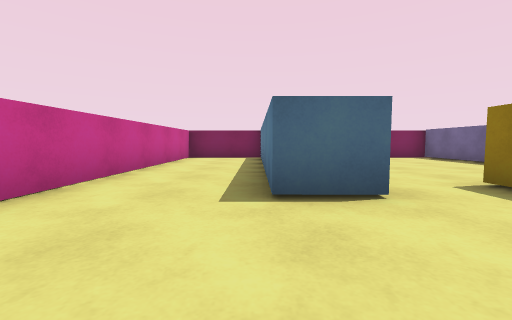
[1] (above)

16 first-person views from a walk through a scene from a Unity 3-D project. The camera is 0.58 m above the floor, tilts 4° down and sees 90° across. The floor is counted in squares, 1 m on a side. Each view is taken from the middle of a square. On the plan, view 1 faces up. The plan holds only what a view shows up to about 9 squares ahead; the rest is blank. The player is left out.

[2]
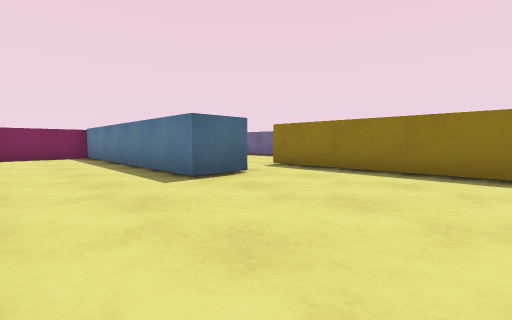

[3]
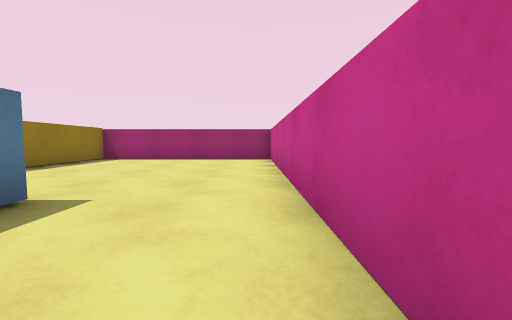

[4]
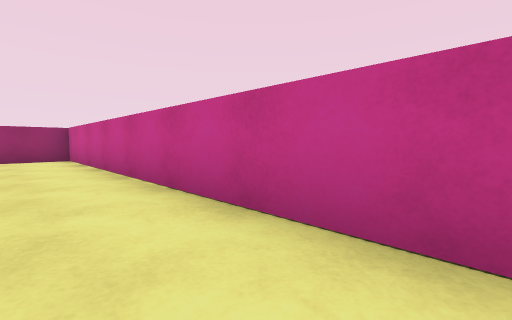

[5]
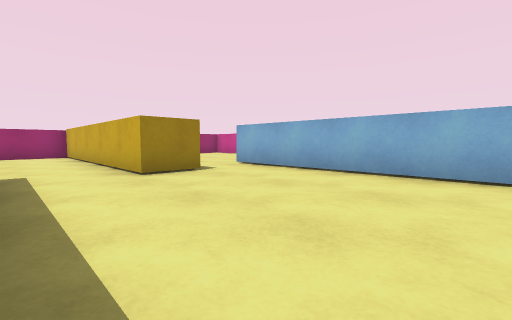

[6]
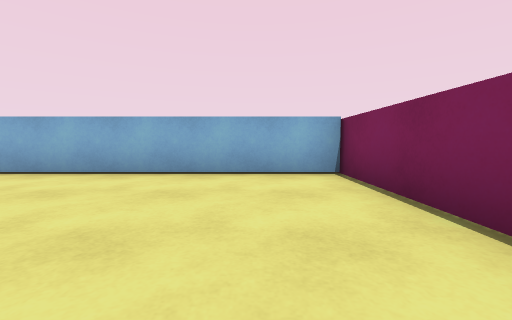

[7]
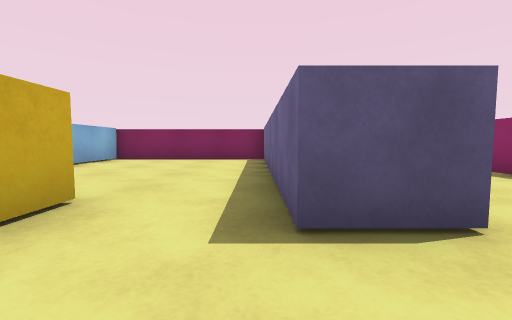

[8]
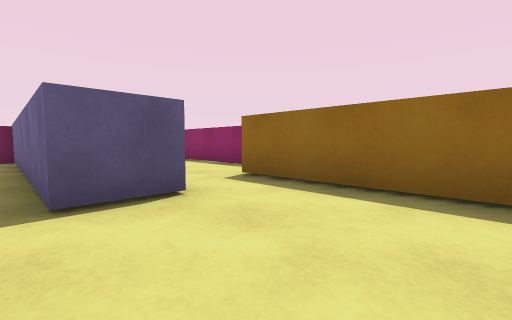

[9]
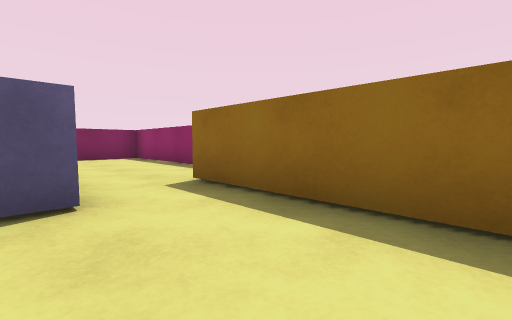

[10]
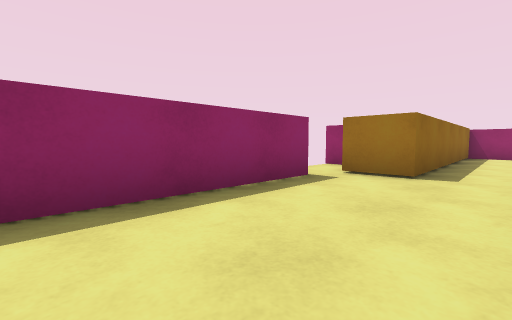

[11]
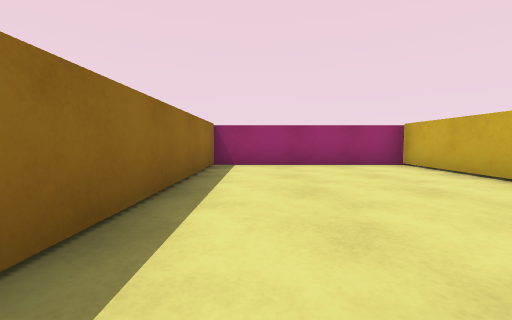

[12]
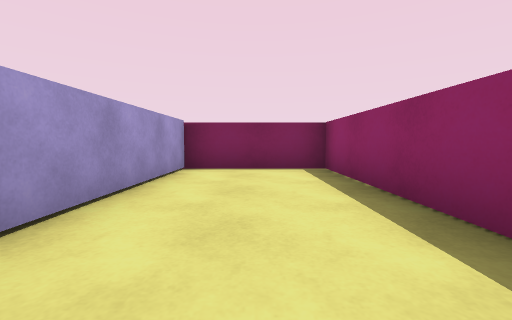

[13]
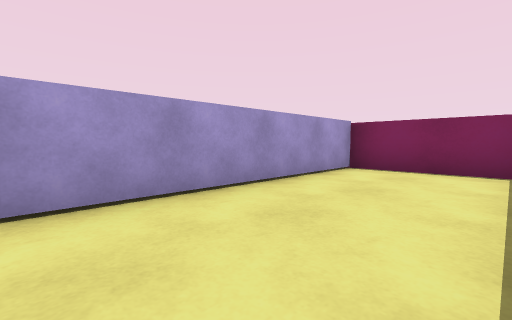

[14]
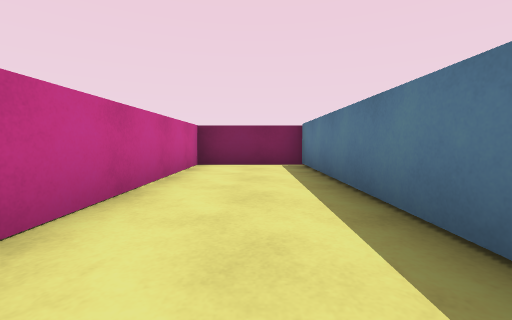

[15]
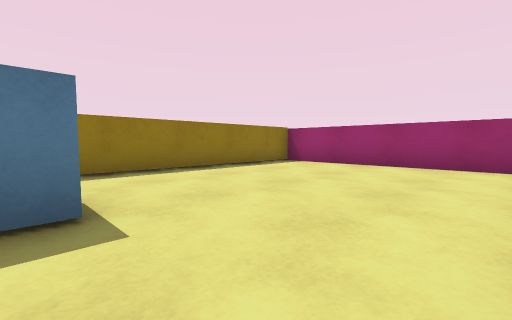

[16]
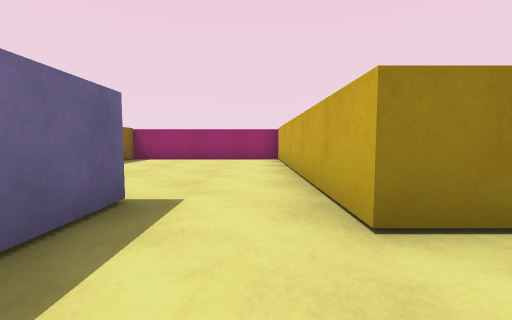

### Floor plan
Points are (right, up) in squares from view 1. A wall is a line through its corners. A room is listed if a view was taken in it or the views show most of it. See-through windows are left out.
Room 1 (views 1, 2, 3, 4, 14, 15)
walls: (0.2, 4) (0.2, 9.6) (-2.5, 9.6) (-2.5, -3.5) (3.1, -3.5) (3.1, 2)
ways out: opening at (2.5, 3) to room 2
objects: block (0, 3) to (1, 3); block (3, 3) to (4, 3)
Room 2 (views 5, 6, 16)
walls: (6.3, 4) (6.3, 9.6) (1.4, 9.6) (1.4, 4)
ways out: opening at (2.5, 3) to room 1; opening at (5.5, 3.5) to room 3
Room 3 (views 7, 8, 9, 10, 11, 12, 13)
walls: (10.5, 4.1) (10.5, 9.6) (7.5, 9.6) (7.5, 4); (11, 1.8) (11.6, 1.8); (4.3, 2) (4.3, -3.5) (9.1, -3.5) (9.1, 2)
ways out: opening at (5.5, 3.5) to room 2; gap at (11, 4)
objects: block (7, 3); orange block (9, 3) to (10, 3)

Where each view was taken, in squares from view 1:
view 1: 0 up, 0 right, facing up
view 2: 1 down, 2 left, facing up-right
view 3: 5 up, 2 left, facing down
view 4: 6 up, 1 left, facing down-left
view 5: 8 up, 6 right, facing down-left
view 6: 8 up, 6 right, facing left
view 7: 1 up, 6 right, facing up
view 8: 0 up, 6 right, facing up-right
view 9: 0 up, 7 right, facing up-right
view 10: 8 up, 8 right, facing down-right
view 11: 3 up, 8 right, facing down
view 12: 4 up, 9 right, facing up
view 13: 4 up, 10 right, facing up-left
view 14: 3 up, 1 left, facing up
view 15: 3 up, 2 left, facing down-right
view 16: 5 up, 5 right, facing down
